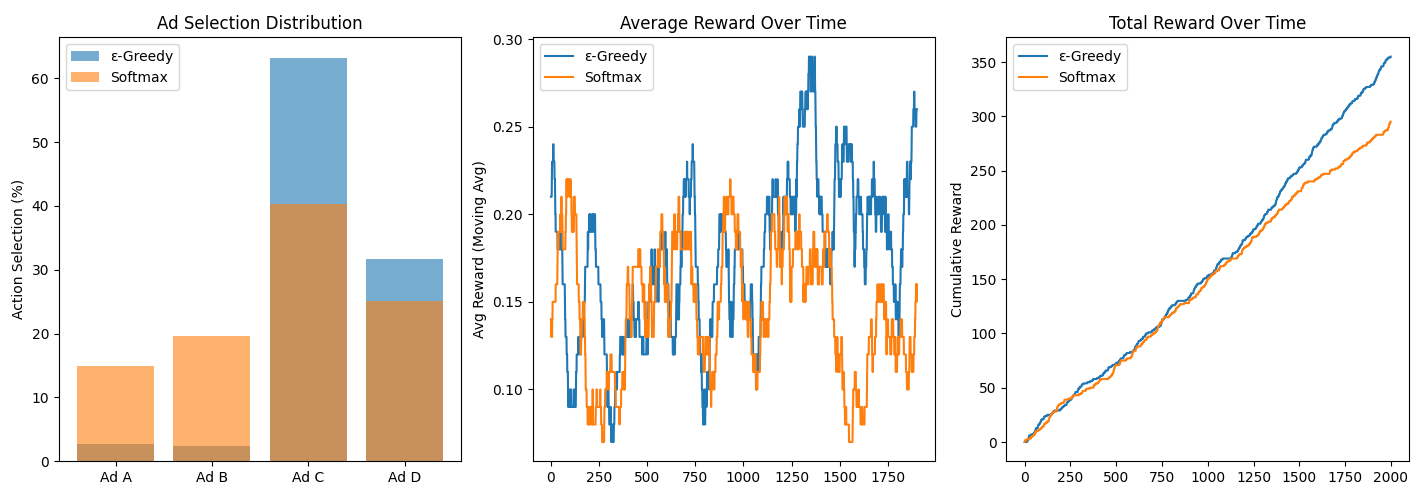

Python code for this plot:
import numpy as np
import matplotlib.pyplot as plt

# Define ad labels
ads = ["Ad A", "Ad B", "Ad C", "Ad D"]

# True CTRs for each ad (simulate user environment)
true_ctrs = [0.05, 0.10, 0.20, 0.15]  # Ad C is the best

# Simulate user click based on the true CTR of selected ad
def simulate_click(action):
    return 1 if np.random.rand() < true_ctrs[action] else 0

# ε-Greedy Strategy
def epsilon_greedy(epsilon=0.1, steps=2000):
    Q = np.zeros(len(ads))           # Estimated Q-values
    N = np.zeros(len(ads))           # Count of actions
    rewards = []
    action_counts = np.zeros(len(ads))

    for t in range(steps):
        if np.random.rand() < epsilon:
            action = np.random.randint(len(ads))  # Explore
        else:
            action = np.argmax(Q)                 # Exploit

        reward = simulate_click(action)

        N[action] += 1
        Q[action] += (reward - Q[action]) / N[action]  # Incremental mean
        rewards.append(reward)
        action_counts[action] += 1

    return Q, action_counts, rewards

# Softmax Strategy
def softmax_strategy(tau=0.2, steps=2000):
    Q = np.zeros(len(ads))           # Estimated Q-values
    N = np.zeros(len(ads))           # Count of actions
    rewards = []
    action_counts = np.zeros(len(ads))

    for t in range(steps):
        exp_q = np.exp(Q / tau)
        probs = exp_q / np.sum(exp_q)

        action = np.random.choice(len(ads), p=probs)
        reward = simulate_click(action)

        N[action] += 1
        Q[action] += (reward - Q[action]) / N[action]
        rewards.append(reward)
        action_counts[action] += 1

    return Q, action_counts, rewards

# Run Simulations
np.random.seed(1)
steps = 2000

# ε-Greedy
eg_q, eg_counts, eg_rewards = epsilon_greedy(epsilon=0.1, steps=steps)

# Softmax
sm_q, sm_counts, sm_rewards = softmax_strategy(tau=0.2, steps=steps)

# Print Outputs
print("\n=== Epsilon -Greedy Results ===")
print("Estimated Q-values:", list(zip(ads, np.round(eg_q, 3))))
print("Action Counts:", list(zip(ads, eg_counts.astype(int))))
print("Total Reward:", int(np.sum(eg_rewards)))

print("\n=== Softmax Results ===")
print("Estimated Q-values:", list(zip(ads, np.round(sm_q, 3))))
print("Action Counts:", list(zip(ads, sm_counts.astype(int))))
print("Total Reward:", int(np.sum(sm_rewards)))

# Plotting
def moving_average(data, window=100):
    return np.convolve(data, np.ones(window)/window, mode='valid')

plt.figure(figsize=(15, 5))

# Action distribution
plt.subplot(1, 3, 1)
plt.bar(ads, eg_counts / steps * 100, label='ε-Greedy', alpha=0.6)
plt.bar(ads, sm_counts / steps * 100, label='Softmax', alpha=0.6)
plt.ylabel('Action Selection (%)')
plt.title('Ad Selection Distribution')
plt.legend()

# Average reward over time
plt.subplot(1, 3, 2)
plt.plot(moving_average(eg_rewards), label='ε-Greedy')
plt.plot(moving_average(sm_rewards), label='Softmax')
plt.ylabel('Avg Reward (Moving Avg)')
plt.title('Average Reward Over Time')
plt.legend()

# Cumulative reward
plt.subplot(1, 3, 3)
plt.plot(np.cumsum(eg_rewards), label='ε-Greedy')
plt.plot(np.cumsum(sm_rewards), label='Softmax')
plt.ylabel('Cumulative Reward')
plt.title('Total Reward Over Time')
plt.legend()

plt.tight_layout()
plt.show()
